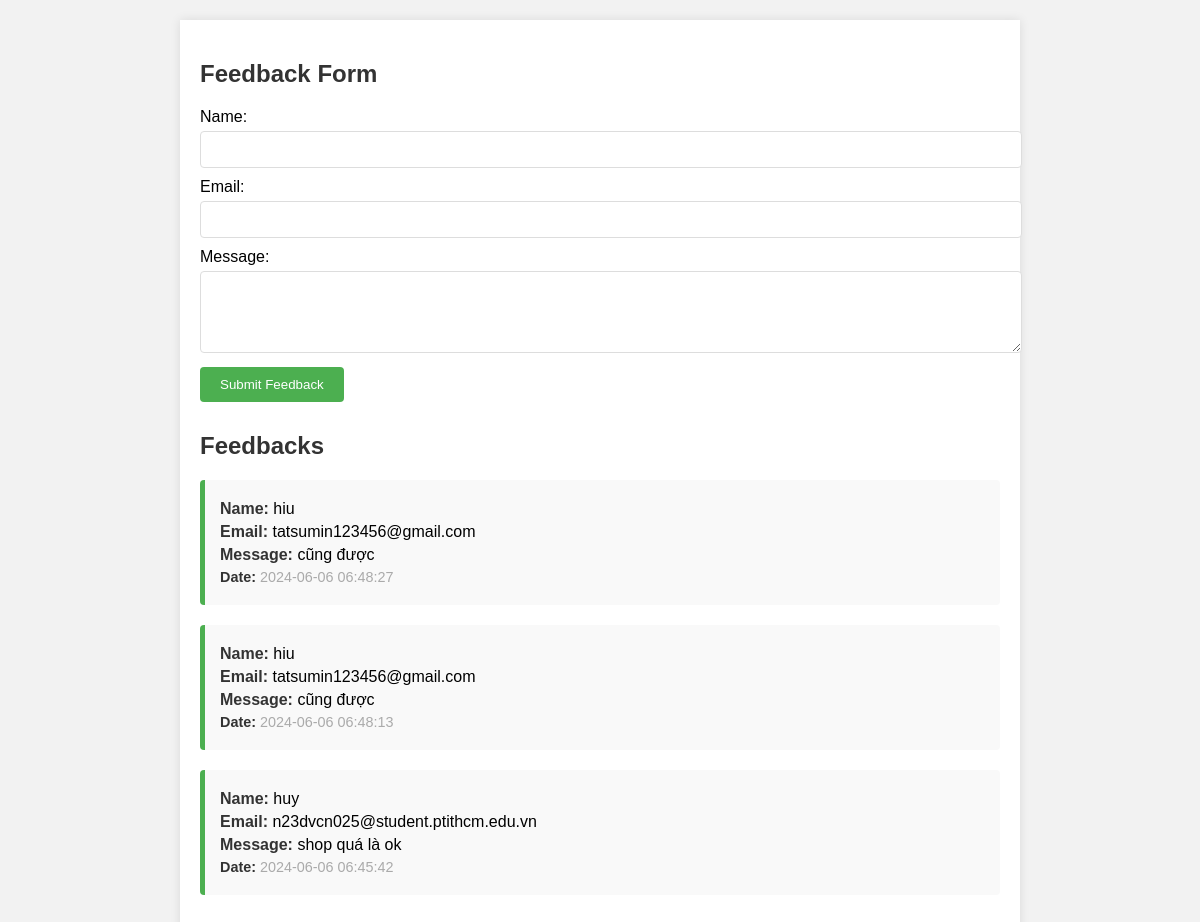
The app's page /feedback.php, older data.
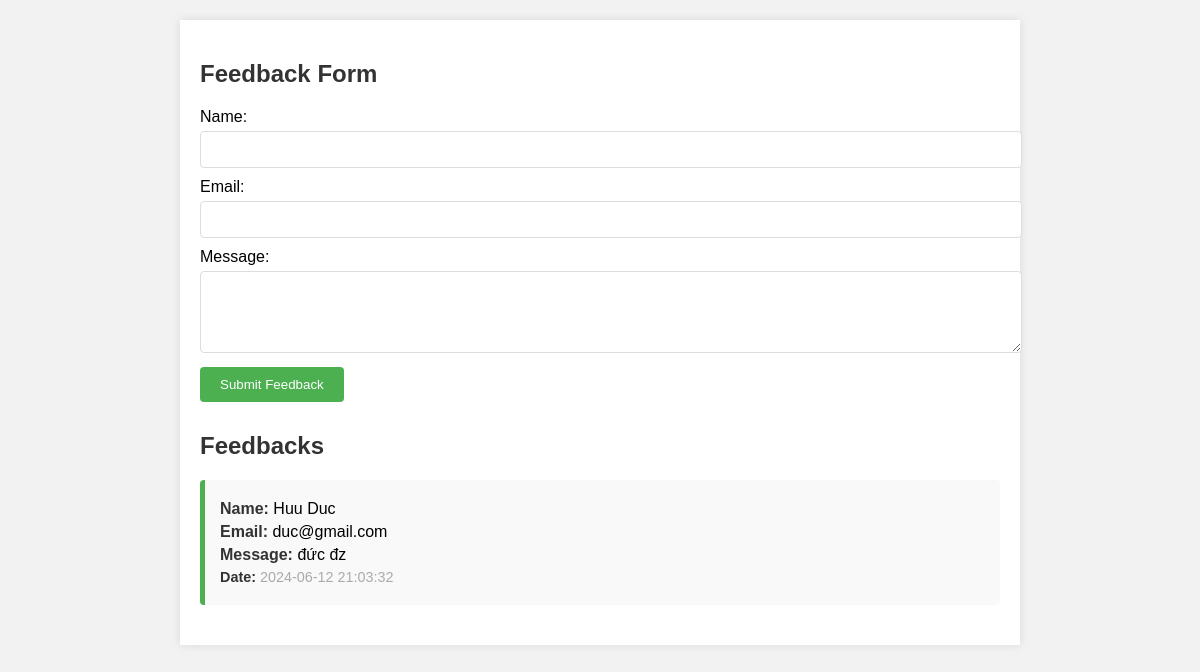
The same page, newer data.
### tables this page shows
CREATE TABLE `feedback1` (
  `id` int(11) NOT NULL,
  `name` varchar(255) NOT NULL,
  `email` varchar(255) NOT NULL,
  `message` longtext NOT NULL,
  `user_id` int(11) NOT NULL,
  `created_at` datetime DEFAULT current_timestamp()
);

### feedback.php (the view, shortened to what this page needs)
<?php
$servername = "localhost";
$username = "root";
$password = "";
$dbname = "chickengang";
$conn = mysqli_connect($servername, $username, $password, $dbname);
?>
<!DOCTYPE html>
<html lang="en">
<head>
</head>
<body>
<div class="container">
    <h2>Feedback Form</h2>
    <form action="feedback.php" method="POST">
        <label for="name">Name:</label><br>
        <input type="text" id="name" name="name" required><br>
        <label for="email">Email:</label><br>
        <input type="email" id="email" name="email" required><br>
        <label for="message">Message:</label><br>
        <textarea id="message" name="message" rows="4" required></textarea><br>
        <button type="submit">Submit Feedback</button>
    </form>
    <?php
    $sql = "SELECT name, email, message, created_at FROM feedback1 ORDER BY created_at DESC";
    $result = $conn->query($sql);
    if ($result->num_rows > 0) {
        echo "<h2>Feedbacks</h2>";
        while ($row = $result->fetch_assoc()) {
            echo "<div class='feedback'>";
            echo "<p><strong>Name:</strong> " . htmlspecialchars($row["name"]) . "</p>";
            echo "<p><strong>Email:</strong> " . htmlspecialchars($row["email"]) . "</p>";
            echo "<p><strong>Message:</strong> " . htmlspecialchars($row["message"]) . "</p>";
            echo "<p class='date'><strong>Date:</strong> " . htmlspecialchars($row["created_at"]) . "</p>";
            echo "</div>";
        }
    } else {
        echo "No feedbacks found.";
    }
    ?>
</div>
</body>
</html>

Row changes from the older to the newer data that the page shows:
removed feedback1: name "hiu", email "tatsumin123456@gmail.com", message "cũng được", created_at "2024-06-06 06:48:27"
removed feedback1: name "hiu", email "tatsumin123456@gmail.com", message "cũng được", created_at "2024-06-06 06:48:13"
removed feedback1: name "huy", email "n23dvcn025@student.ptithcm.edu.vn", message "shop quá là ok", created_at "2024-06-06 06:45:42"
added feedback1: name "Huu Duc", email "duc@gmail.com", message "đức đz", created_at "2024-06-12 21:03:32"
